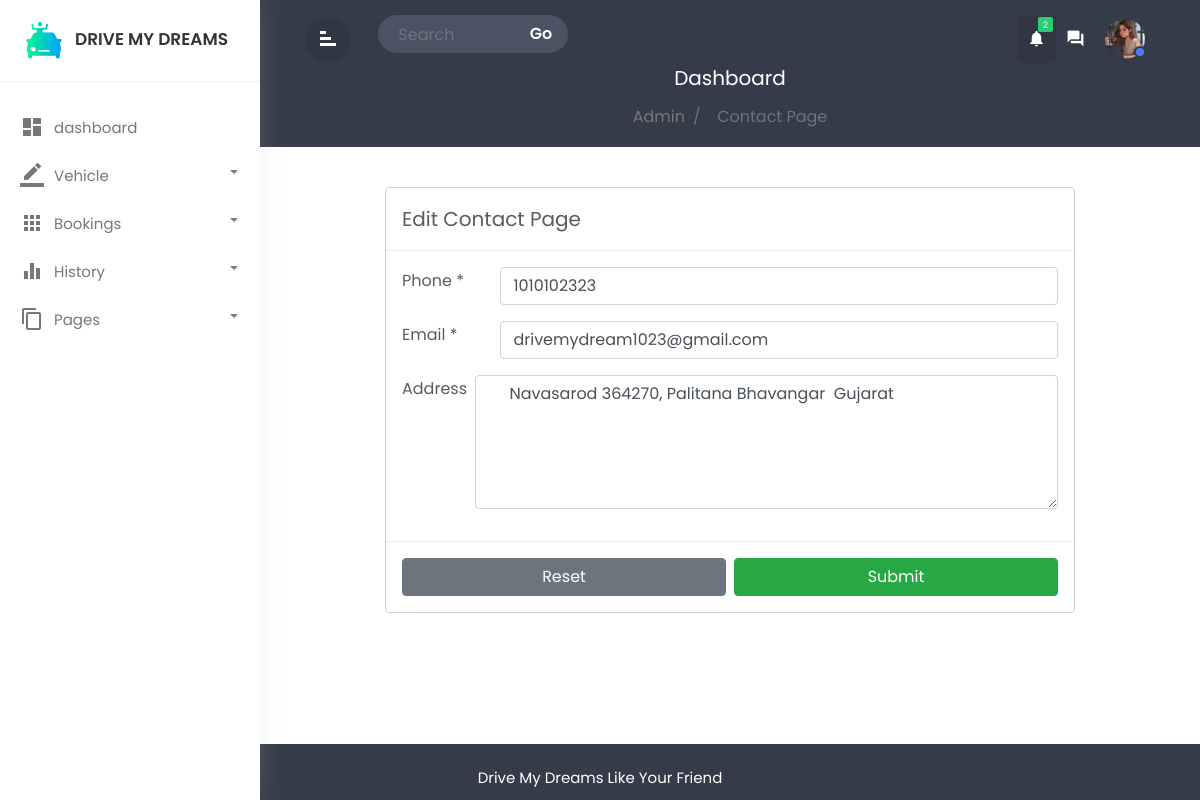
/A_contact.php (signed in), run on the app's committed database.
### tables this page shows
CREATE TABLE `contact` (
  `id` int(20) NOT NULL,
  `phone` varchar(100) NOT NULL,
  `email` varchar(100) NOT NULL,
  `address` varchar(255) NOT NULL
);

### A_contact.php (the view, shortened to what this page needs)
<?php
	$A_contact='active';
	include 'dashbord/admin/a_header.php';
$query = "SELECT * FROM `contact` WHERE id=1";
$result = mysqli_query($conn, $query);
$contactdata = mysqli_fetch_assoc($result);
$email=$contactdata['email'];
$phone=$contactdata['phone'];
$address=$contactdata['address'];
?>
<div class="main-content">
					<center>
					<div class="">
						<div class="modal-dialog"  role="document">
							<div class="modal-content">
								<div class="modal-header">
									<h5 class="modal-title">Edit Contact Page </h5>
								</div>
								<div class="modal-body d-flex" style="justify-content:center;">
									<form method="POST">
									<div class="form-group">
										<label>Phone *</label>
										<input type="text" value="<?= $phone;?>" class="form-control" name="phone" required>
									</div>
                                    <div class="form-group">
										<label>Email *</label>
										<input type="text" value="<?= $email;?>" class="form-control" name="email" required>
									</div>
									<div class="form-group">
										<label class="mr-2">Address</label>
										<textarea class="form-control" rows="5" cols="40" name="address" required> <?= $address;?> </textarea>
									</div>
								</div>
								<div class="modal-footer">
									<input type="reset" class="btn btn-secondary" name="upadte"/>
									<input type="submit" onclick="relod()" class="btn btn-success" name="upadte"/>
								</div>
							</div>
						</div>
					</div>
				</div>
			</div>
<?php include 'dashbord/admin/a_footer.php' ?>

### dashbord/admin/a_header.php (shortened to what this page needs)
<?php
    include 'includes/cn.php';
	if(! isset($_SESSION['aid'])){
		header("location:login.php");
	}
	else{
    $aid=$_SESSION['aid'];
    $aselect="Select * from admin where admin_id='$aid' ";
    $aqry=mysqli_query($conn,$aselect);
    $arow=mysqli_fetch_array($aqry);
    $profilePicture = !empty($arow['propic']) ? $arow['propic'] : 'images/profile.jpg';
	$vehicle="select * from vehicles where status='' ";
	$vhqry=mysqli_query($conn,$vehicle);
	$update=0;
	while($vhrow=mysqli_fetch_array($vhqry)){
		$update=$update+1;
	}
	}
?>
<!doctype html>
<html lang="en">
<head>
	<link rel="stylesheet" href="dashbord/css/bootstrap.min.css">
	<link rel="stylesheet" href="dashbord/css/custom.css">
	<link rel="stylesheet" href="dashbord/admin/style.css">
	<link rel="stylesheet" href="https://cdnjs.cloudflare.com/ajax/libs/font-awesome/6.6.0/css/all.min.css" />
	<link href="dashbord/icon/meterial.css" rel="stylesheet">
</head>
<body>
	<div class="wrapper">
		<div id="sidebar">
			<div class="sidebar-header">
				<h3><img src="images/3.png" class="img-fluid" /><span>Drive My Dreams</span></h3>
			</div>
			<ul class="list-unstyled component m-0">
				<li class="<?php if(isset($admin)){ echo $admin; } else{ echo '';}  ?>">
					<a href="admin.php" class="dashboard"><i class="material-icons">dashboard</i>dashboard </a>
				</li>
				<li class="dropdown">
					<a href="#homeSubmenu1" data-toggle="collapse" aria-expanded="false" class="dropdown-toggle">
						<i class="material-icons">border_color</i>Vehicle
					</a>
				</li>
				<li class="dropdown">
					<a href="#homeSubmenu2" data-toggle="collapse" aria-expanded="false" class="dropdown-toggle">
						<i class="material-icons">apps</i>Bookings
					</a>
				</li>
				<li class="dropdown">
					<a href="#homeSubmenu3" data-toggle="collapse" aria-expanded="false" class="dropdown-toggle">
						<i class="material-icons">equalizer</i>History
					</a>
				</li>
				<li class="dropdown">
					<a href="#homeSubmenu4" data-toggle="collapse" aria-expanded="false" class="dropdown-toggle">
						<i class="material-icons">content_copy</i>Pages
					</a>
				</li>
			</ul>
		</div>
		<div id="content">
			<div class="top-navbar">
				<div class="xd-topbar">
					<div class="row">
						<div class="col-2 col-md-1 col-lg-1 order-2 order-md-1 align-self-center">
							<div class="xp-menubar">
								<span class="material-icons text-white">signal_cellular_alt</span>
							</div>
						</div>
						<div class="col-md-5 col-lg-3 order-3 order-md-2">
							<div class="xp-searchbar">
								<form method="POST">
									<div class="input-group">
										<input type="search" name="search" class="form-control" placeholder="Search">
										<div class="input-group-append">
											<button class="btn" name="go" type="submit" id="button-addon2">Go
											</button>
										</div>
									</div>
								</form>
							</div>
						</div>
						<div class="col-10 col-md-6 col-lg-8 order-1 order-md-3">
							<div class="xp-profilebar text-right">
								<nav class="navbar p-0">
									<ul class="nav navbar-nav flex-row ml-auto">
										<li class="dropdown nav-item active">
											<a class="nav-link" href="#" data-toggle="dropdown">
												<span class="material-icons">notifications</span>
												<span class="notification"><?= $update;?></span>
											</a>
										</li>
										<li class="nav-item">
											<a class="nav-link" href="#">
												<span class="material-icons">question_answer</span>
											</a>
										</li>
										<li class="dropdown nav-item">
											<a class="nav-link" href="#" data-toggle="dropdown">
												<img src="<?= $profilePicture;?>" style="width:40px; height:40px; object-fit:cover; border-radius:50%;" />
												<span class="xp-user-live"></span>
											</a>
										</li>
									</ul>
								</nav>
							</div>
						</div>
					</div>
					<div class="xp-breadcrumbbar text-center">
						<h4 class="page-title">Dashboard</h4>
						<ol class="breadcrumb">
							<li class="breadcrumb-item"><a href="admin.php">Admin</a></li>
							<li class="breadcrumb-item active" aria-curent="page">
							<?php
									 if(isset($A_contact)){echo "&nbsp;Contact Page" ;}else{echo " " ;}
								?>
								</li>
					 </ol>
					</div>
				</div>
			</div>

### dashbord/css/custom.css (style rules this page uses)
body,html { line-height:1.8; font-family:'Poppins',sans-serif; color:#555e58; text-transform:capitalize; font-weight:400; margin:0px; padding:0px; min-height: 100vh !important; display: flex; flex-direction: column; }
:root { --first-c: #353b48; --second-c:#4a5263; }
.material-icons { font-family: 'Material Icons'; font-weight: normal; font-style: normal; font-size: 24px; display: inline-block; line-height: 1; text-transform: none; letter-spacing: normal; word-wrap: normal; white-space: nowrap; direction: ltr; -webkit-font-smoothing: antialiased; text-rendering: optimizeLegibility; -moz-osx-font-smoothing: grayscale; font-feature-settings: 'liga'; }
h1,h2,h3,h4,h5,h6,.h1,.h1,.h3,.h4 { font-weight:400; line-height:1.5em; }
a { color:#333; font-weight:400; }
button { cursor:pointer; }
ul,ol { padding:0px; margin:0px; list-style:none; }
a,a:hover,a:focus { color:#333; text-decoration:none; transition:all 0.3s; }
.wrapper { position:relative; width:100%; overflow:auto; }
#sidebar { position:fixed; height:100%!important; top:0; left:0; bottom:0; z-index:11; width:260px; overflow:auto; transition:all 0.3s; background-color:#fff; box-shadow:0 0 30px 0 rgba(200 200 200 / 20%); }
@media only screen and (min-width:992px) { #content { width:calc(100% - 260px); position:relative; float:right; transition:all 0.3s; } }
#sidebar .sidebar-header { padding:20px; background-color:#fff; border-bottom:1px solid #eee; }
.sidebar-header h3 { color:#333; font-size:17px; margin:0px; text-transform:uppercase; transition:all 0.5s ease; font-weight:600; }
.sidebar-header h3 img { width:45px; margin-right:10px; }
#sidebar ul li { padding:2px 0px; }
.dropdown-toggle::after { position:absolute; right:22px; top:18px; color:#777777; }
#sidebar ul li.dropdown { position:sticky; }
#sidebar ul.component { padding:20px 0px; }
#sidebar ul li a { padding:5px 10px 5px 20px; line-height:30px; font-size:15px; position:relative; font-weight:400; display:block; color:#777777; text-transform:capitalize; }
#sidebar ul li a i { position:relative; margin-right:10px; top:6px; }
#content { position:relative; transition:all 0.5s; background-attachment:#f9fafc; }
.top-navbar { width:100%; z-index:9; position:relative; padding:15px 30px; background-color:var(--first-c); }
.xd-topbar { width:100%; position:relative; }
input[type="search"] { background-color:var(--second-c); color:#fff; padding-left:20px; border:none; border-radius:50px 0px 0px 50px; }
.input-group-append { margin-left:-1px; }
.xp-searchbar .btn { background-color:var(--second-c); color:#fff; font-weight:600; font-size:16px; border-radius:0 50px 50px 0; padding:4px 15px; }
.xp-breadcrumbbar .page-title { font-size:20px; color:#fff; margin-bottom:0; margin-top:0; }
.breadcrumb { display:inline-flex; background-color:transparent !important; margin:0; padding:10px 0 0; }
.breadcrumb .breadcrumb-item a { color:#777777; }
.breadcrumb-item.active { color:#6c757d; }
.breadcrumb-item+.breadcrumb-item { padding-left:.5rem; }
.main-content { padding:30px 30px 0px 30px; }
.navbar { background-color:var(--first-c); color:#fff; }
.xp-menubar { border-radius:50%; width:45px; height:45px; line-height:45px; text-align:center; margin-right:20px; border:none; color:#fff; cursor:pointer; background-color:rgba(0,0,0,0.09); }
.xp-menubar span { margin:9px; padding:0px; transform:rotate(90deg); }
.navbar-nav > li.active { color:#fff; border-radius:4px; background-color:rgba(0,0,0,0.08); }
.navbar-nav > li > a { color:#fff; }
.navbar .notification { position:absolute; top:2px; right:3px; display:block; font-size:9px; border:0; background-color:#2bcd72; min-width:15px; text-align:center; padding:1px 5px; height:15px; border-radius:2px; line-height:14px; }
.navbar-nav li a { position:relative; display:block; padding:4px 10px!important; }
.nav-item .nav-link .material-icons { position:relative; top:10px; font-size:19px; }
.xp-user-live { position:absolute; bottom:5px; right:9px; width:12px; height:12px; border-radius:50%; border:2px solid var(--first-c); background-color:#4c7cf3; }

### dashbord/admin/style.css (style rules this page uses)
.row { display: flex; flex-direction: row; flex-wrap: wrap; margin: 0 !important; }

### A_contact.php (style rules this page uses)
.modal-dialog { max-width: 700px !important; }
.main-content input { width:85% !important; }
.main-content .modal-body .form-group { display: flex; justify-content:space-between; }
.main-content .addEmployeeModal,.modal-dialog { padding: 5px; margin:5px; }

### data on the page
contact: phone "1010102323", email "drivemydream1023@gmail.com", address "Navasarod 364270, Palitana Bhavangar Gujarat"

### other printed values
$update "2"
